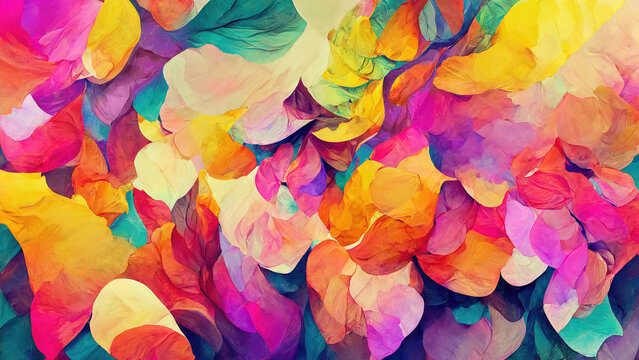
#> input picture LAB7/colorful.jpg, 639 x 360 px
$ python LAB7.py
#> lines starting #> are read from the running program, lines starting #| are printed output that depends on the picture
import cv2
import numpy as np

image = cv2.imread('colorful.jpg')
#> image is the input picture: shape (360, 639, 3); mean B, G, R 106.1, 117.3, 189.8
b, g, r = cv2.split(image)
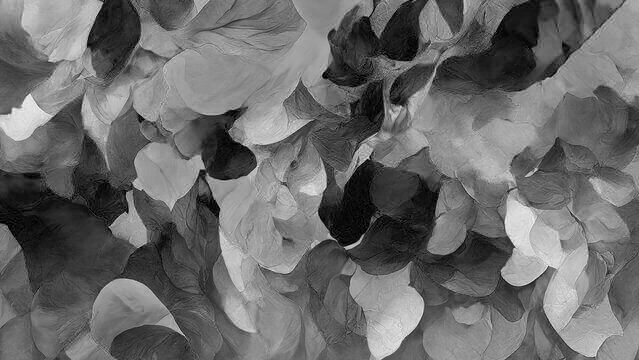
#> b: shape (360, 639); min 0, max 247, mean 106.1
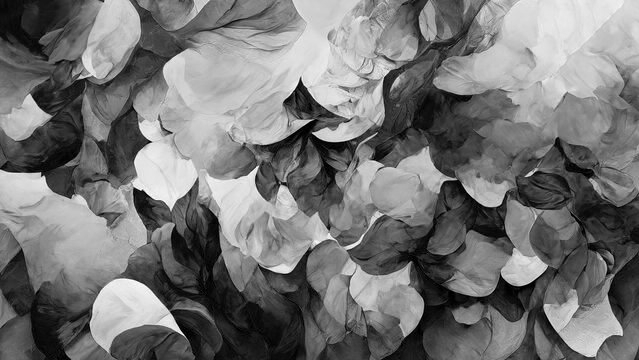
#> g: shape (360, 639); min 0, max 255, mean 117.3
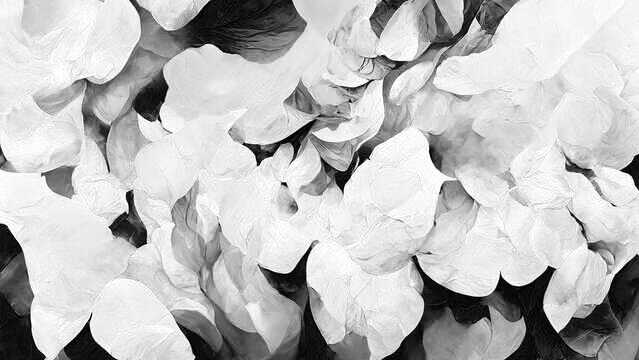
#> r: shape (360, 639); min 0, max 255, mean 189.8

cv2.imshow('Blue Image', b)
cv2.imshow('Green Image', g)
cv2.imshow('Red Image', r)


redBlueImage = cv2.merge([b, np.zeros_like(g), r])
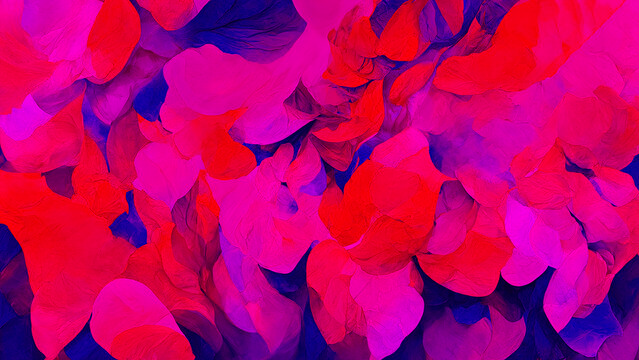
#> redBlueImage: shape (360, 639, 3); mean B, G, R 106.1, 0, 189.8
cv2.imshow("Red-Blue Image", redBlueImage)

originalImage = cv2.merge([b, g, r])
cv2.imshow('Combined Image', originalImage)


cv2.waitKey(0)
cv2.destroyAllWindows()
